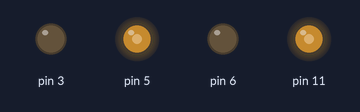
Recording of a sketch running on a simulated Arduino Uno, built with avr-gcc and run on an emulated ATmega328P. On the bench: output pins drawn as LEDs (lit = HIGH).

Above: at 0.1 s.
Timing chart, 0 to 1.6 s (numbered marks = the images above):
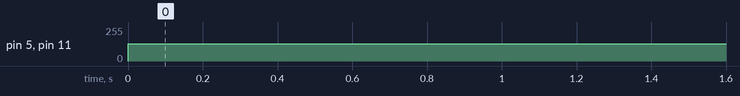

Measured:
- by itself, pin 5, pin 11: 0/255 → 128/255 at 0.00 s

The sketch:

DriveMotors_Test.ino
```cpp
#include "DriveMotors.h"

//#define MOTOR_LEFT_CH0 3
//#define MOTOR_LEFT_CH1 11
//#define MOTOR_RIGHT_CH0  10
//#define MOTOR_RIGHT_CH1  9
#define MOTOR_LEFT_CH0 5
#define MOTOR_LEFT_CH1 6
#define MOTOR_RIGHT_CH0  11
#define MOTOR_RIGHT_CH1  3

DriveMotors myMotors(MOTOR_LEFT_CH0, MOTOR_LEFT_CH1,
                    MOTOR_RIGHT_CH0, MOTOR_RIGHT_CH1);

void setup() {
  Serial.begin(9600);
}

void loop() {
  myMotors.driveForward(128);
  //myMotors.driveReverse(128);
  //myMotors.pivotLeft(128);
  //myMotors.pivotRight(128);
  //myMotors.turnLeft(128);
  //myMotors.turnRight(128);
}
```

DriveMotors.cpp
```cpp
#include "DriveMotors.h"

DriveMotors::DriveMotors(const byte lm0, const byte lm1, const byte rm0, const byte rm1) {
  leftMotorCh0Pin = lm0;
  leftMotorCh1Pin = lm1;
  rightMotorCh0Pin = rm0;
  rightMotorCh1Pin = rm1;

  pinMode(leftMotorCh0Pin, OUTPUT);
  pinMode(leftMotorCh1Pin, OUTPUT);
  pinMode(rightMotorCh0Pin, OUTPUT);
  pinMode(rightMotorCh1Pin, OUTPUT);

  if (DEBUG) {
    DEBUG_SERIAL_PORT.begin(9600);
    DEBUG_SERIAL_PORT.println("[*] Initialized drive motors");
    DEBUG_SERIAL_PORT.print("    leftMotorCh0Pin: ");
    DEBUG_SERIAL_PORT.println(leftMotorCh0Pin);
    DEBUG_SERIAL_PORT.print("    leftMotorCh1Pin: ");
    DEBUG_SERIAL_PORT.println(leftMotorCh1Pin);
    DEBUG_SERIAL_PORT.print("    rightMotorCh0Pin: ");
    DEBUG_SERIAL_PORT.println(rightMotorCh0Pin);
    DEBUG_SERIAL_PORT.print("    rightMotorCh1Pin: ");
    DEBUG_SERIAL_PORT.println(rightMotorCh1Pin);
  }
}

void DriveMotors::driveForward(const byte speed) {
  analogWrite(leftMotorCh0Pin, speed);
  analogWrite(leftMotorCh1Pin, 0);

  analogWrite(rightMotorCh0Pin, speed);
  analogWrite(rightMotorCh1Pin, 0);

  if (DEBUG) {
    DEBUG_SERIAL_PORT.print("[*] Driving forward (speed: ");
    DEBUG_SERIAL_PORT.print(speed);
    DEBUG_SERIAL_PORT.println(")");
  }
}

void DriveMotors::driveReverse(const byte speed) {
  analogWrite(leftMotorCh0Pin, 0);
  analogWrite(leftMotorCh1Pin, speed);

  analogWrite(rightMotorCh0Pin, 0);
  analogWrite(rightMotorCh1Pin, speed);

  if (DEBUG) {
    DEBUG_SERIAL_PORT.print("[*] Driving in reverse (speed: ");
    DEBUG_SERIAL_PORT.print(speed);
    DEBUG_SERIAL_PORT.println(")");
  }
}

void DriveMotors::driveStop(void) {
  analogWrite(leftMotorCh0Pin, 0);
  analogWrite(leftMotorCh1Pin, 0);
  analogWrite(rightMotorCh0Pin, 0);
  analogWrite(rightMotorCh1Pin, 0);

  if (DEBUG) {
    DEBUG_SERIAL_PORT.print("[*] Stopping");
  }
}

void DriveMotors::pivotLeft(const byte speed) {
  analogWrite(leftMotorCh0Pin, 0);
  analogWrite(leftMotorCh1Pin, speed);

  analogWrite(rightMotorCh0Pin, speed);
  analogWrite(rightMotorCh1Pin, 0);

  if (DEBUG) {
    DEBUG_SERIAL_PORT.print("[*] Pivoting left (speed: ");
    DEBUG_SERIAL_PORT.print(speed);
    DEBUG_SERIAL_PORT.println(")");
  }
}

void DriveMotors::pivotRight(const byte speed) {
  analogWrite(leftMotorCh0Pin, speed);
  analogWrite(leftMotorCh1Pin, 0);

  analogWrite(rightMotorCh0Pin, 0);
  analogWrite(rightMotorCh1Pin, speed);

  if (DEBUG) {
    DEBUG_SERIAL_PORT.print("[*] Pivoting right (speed: ");
    DEBUG_SERIAL_PORT.print(speed);
    DEBUG_SERIAL_PORT.println(")");
  }
}

void DriveMotors::turnLeft(const byte speed) {
  analogWrite(leftMotorCh0Pin, 0);
  analogWrite(leftMotorCh1Pin, 0);

  analogWrite(rightMotorCh0Pin, speed);
  analogWrite(rightMotorCh1Pin, 0);

  if (DEBUG) {
    DEBUG_SERIAL_PORT.print("[*] Turning left (speed: ");
    DEBUG_SERIAL_PORT.print(speed);
    DEBUG_SERIAL_PORT.println(")");
  }
}

void DriveMotors::turnRight(const byte speed) {
  analogWrite(leftMotorCh0Pin, speed);
  analogWrite(leftMotorCh1Pin, 0);

  analogWrite(rightMotorCh0Pin, 0);
  analogWrite(rightMotorCh1Pin, 0);

  if (DEBUG) {
    DEBUG_SERIAL_PORT.print("[*] Turning right (speed: ");
    DEBUG_SERIAL_PORT.print(speed);
    DEBUG_SERIAL_PORT.println(")");
  }
}
```

DriveMotors.h
```cpp
#ifndef _DRIVE_MOTORS_H_
#define _DRIVE_MOTORS_H_

#define DEBUG             false
#define DEBUG_SERIAL_PORT (Serial)

#include "Arduino.h"

class DriveMotors {
  private:
    byte leftMotorCh0Pin;
    byte leftMotorCh1Pin;
    byte rightMotorCh0Pin;
    byte rightMotorCh1Pin;

  public:
    DriveMotors(const byte lm0, const byte lm1, const byte rm0, const byte rm1);
    void driveForward(const byte speed);
    void driveReverse(const byte speed);
    void driveStop(void);
    void pivotLeft(const byte speed);
    void pivotRight(const byte speed);
    void turnLeft(const byte speed);
    void turnRight(const byte speed);
};

#endif
```
